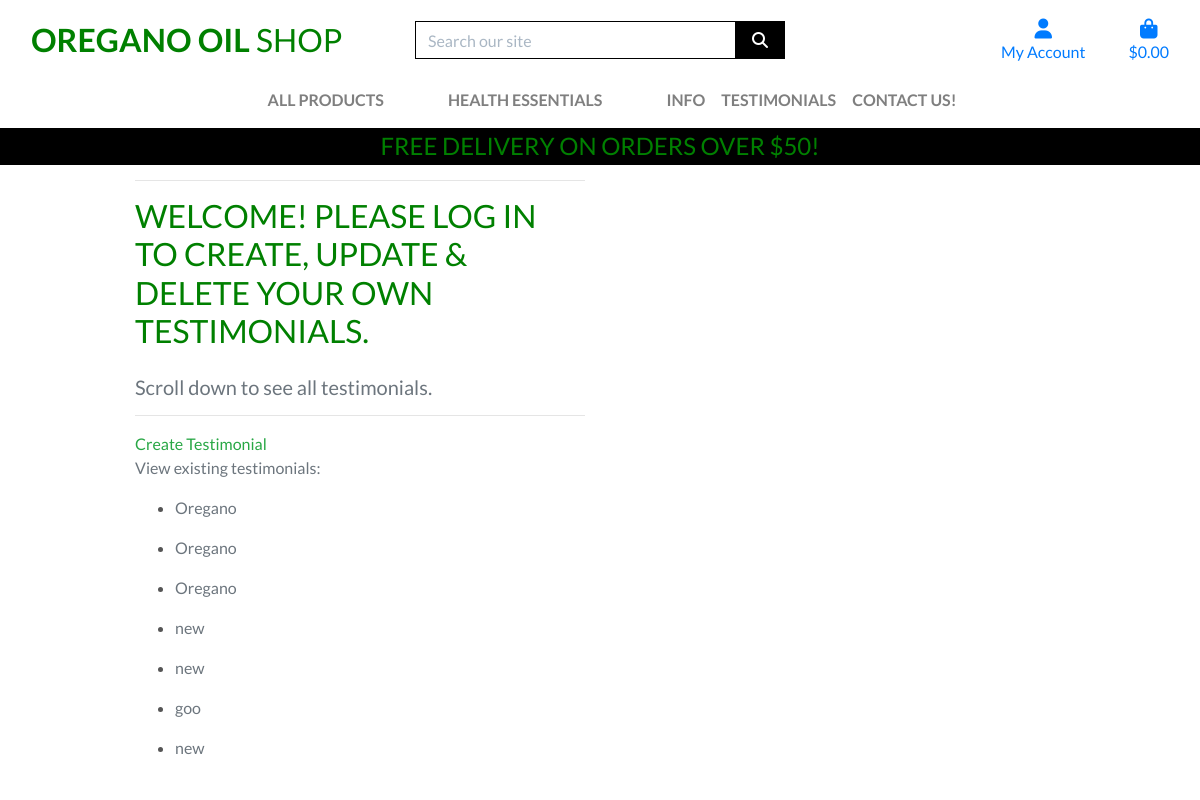
The page /testimonials/testimonial_list/ on the database as committed earlier.
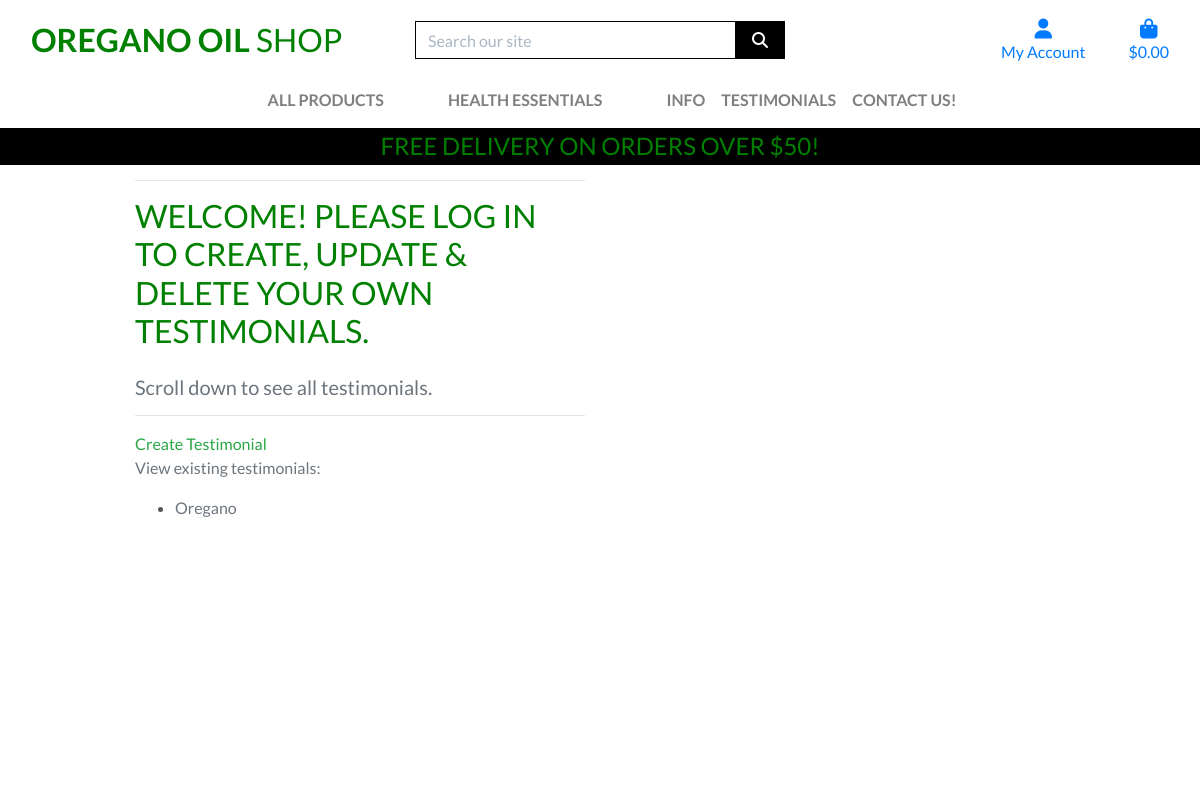
The same page on the database as committed later.
### testimonials/models.py (models this page shows, shortened)
class Testimonials(models.Model):
    title = models.CharField(max_length=255, default="testimonial")
    description = models.TextField(blank=True, null=True)
    price = models.IntegerField()

### testimonials/views.py (the view)
# urls.py: path('testimonial_list/', views.testimonial_list, name='testimonial_list'),
def testimonial_list(request):
    testimonials = Testimonials.objects.all()
    return render(request, 'testimonials/testimonials_list.html', {'testimonials': testimonials})

### bag/contexts.py (called while the page is built, shortened)
def bag_contents(request):
    bag_items = []
    total = 0
    product_count = 0
    bag = request.session.get('bag', {})
    if total < settings.FREE_DELIVERY_THRESHOLD:
        delivery = total * Decimal(settings.STANDARD_DELIVERY_PERCENTAGE / 100)
        free_delivery_delta = settings.FREE_DELIVERY_THRESHOLD - total
    else:
        delivery = 0
        free_delivery_delta = 0
    grand_total = delivery + total
    context = {
        'bag_items': bag_items,
        'total': total,
        'product_count': product_count,
        'delivery': delivery,
        'free_delivery_delta': free_delivery_delta,
        'free_delivery_threshold': settings.FREE_DELIVERY_THRESHOLD,
        'grand_total': grand_total,
    }
    return context

### testimonials/templates/testimonials/testimonials_list.html (shortened to what this page needs)
{% extends "base.html" %}
{% load static %}
{% block page_header %}
    <div class="container header-container">
    </div>
{% endblock %}
{% block content %}
<div class="overlay"></div>
<div class="container">
    <div class="row">
        <div class="col-12 col-md-6">
            <hr>
            <h2 class="logo-font mb-4">Welcome! Please Log in to create, update & delete your own Testimonials.</h2>
            <h5 class="text-muted">Scroll down to see all testimonials.</h5>
            <hr>
        </div>
    </div>
<a class = 'editbuttons' href="{% url 'create_testimonial' %}">Create Testimonial</a><p class = "text-muted" >View existing testimonials:</p>
    {% for testimonial in testimonials %}
        <ul><li class ='reservation'>
            <a class = 'text-muted' href="{% url 'testimonial_detail' testimonial.id %}">{{ testimonial.title }}</a>
        </li></ul>
    {% empty %}
        <ul><li class ="buttonfunny">No testimonials found.</li></ul>
    {% endfor %}
{% endblock %}

### templates/base.html (shortened to what this page needs)
{% load static %}
<!doctype html>
<html lang="en">
  <head>
    {% block corecss %}
        <link rel="stylesheet" href="https://stackpath.bootstrapcdn.com/bootstrap/4.4.1/css/bootstrap.min.css">
        <link rel="stylesheet" href="{% static 'css/base.css' %}">
    {% endblock %}
  </head>
  <body>
    <header class="container-fluid fixed-top">
        <div id="topnav" class="row bg-white pt-lg-2 d-none d-lg-flex">
            <div class="col-12 col-lg-4 my-auto py-1 py-lg-0 text-center text-lg-left">
                <a href="{% url 'home' %}" class="nav-link main-logo-link">
                    <h2 class="logo-font text-black my-0"><strong>Oregano Oil</strong> Shop</h2>
                </a>
            </div>
            <div class="col-12 col-lg-4 my-auto py-1 py-lg-0">
                <form method="GET" action="{% url 'products' %}">
                    <div class="input-group w-100">
                        <input class="form-control border border-black rounded-0" type="text" name="q" placeholder="Search our site">
                        <div class="input-group-append">
                            <button class="form-control btn btn-black border border-black rounded-0" type="submit">
                                <span class="icon">
                                    <i class="fas fa-search"></i>
                                </span>
                            </button>
                        </div>
                    </div>
                </form>
            </div>
            <div class="col-12 col-lg-4 my-auto py-1 py-lg-0">
                <ul class="list-inline list-unstyled text-center text-lg-right my-0">
                    <li class="list-inline-item dropdown">
                        <a class="text-black nav-link" href="#" id="user-options" data-toggle="dropdown" aria-haspopup="true" aria-expanded="false">
                            <div class="text-center">
                                <div><i class="fas fa-user fa-lg"></i></div>
                                <p class="my-0">My Account</p>
                            </div>
                        </a>
                    </li>
                    <li class="list-inline-item">
                        <a class="{% if grand_total %}text-info font-weight-bold{% else %}text-black{% endif %} nav-link" href="{% url 'view_bag' %}">
                            <div class="text-center">
                                <div><i class="fas fa-shopping-bag fa-lg"></i></div>
                                <p class="my-0">
                                    {% if grand_total %}
                                        ${{ grand_total|floatformat:2 }}
                                    {% else %}
                                        $0.00
                                    {% endif %}
                                </p>
                            </div>
                        </a>
                    </li>
                </ul>
            </div>
        </div>
        <div class="row bg-white">
            <nav class="navbar navbar-expand-lg navbar-light w-100">
                {% include 'includes/main_nav.html' %}
            </nav>
        </div>
        <div id="delivery-banner" class="row text-center">
            <div class="col bg-black text-white">
                <h4 class="logo-font my-1">Free delivery on orders over ${{ free_delivery_threshold }}!</h4>
            </div>
        </div>
    </header>
    {% block page_header %}
    {% endblock %}
    {% block content %}
    {% endblock %}
  </body>
</html>

### templates/includes/main_nav.html (shortened to what this page needs)
<div class="collapse navbar-collapse" id="main-nav">
    <ul class="navbar-nav w-auto mx-auto">
        <li class="nav-item dropdown">
            <a class="logo-font font-weight-bold nav-link text-black mr-5" href="#" id="all-products-link" data-toggle="dropdown" aria-haspopup="true" aria-expanded="false">
                All Products
            </a>
        </li>
        <li class="nav-item dropdown">
            <a class="logo-font font-weight-bold nav-link text-black mr-5" href="#" id="homeware-link" data-toggle="dropdown" aria-haspopup="true" aria-expanded="false">
                Health Essentials
            </a>
        </li>
        <li class="nav-item dropdown">
            <a class="logo-font font-weight-bold nav-link text-black" href="{% url 'Info' %}" aria-labelledby="specials-link">
                Info
            </a>
        </li>
    <li class="nav-item dropdown">
        <a class="logo-font font-weight-bold nav-link text-black" href="{% url 'testimonial_list' %}" aria-labelledby="specials-link">
            Testimonials
        </a>
    </li>
        <li class="nav-item dropdown">
            <a class="logo-font font-weight-bold nav-link text-black" href="{% url 'Contact' %}" aria-labelledby="specials-link">
                Contact us!
            </a>
        </li>
    </ul>
</div>

### static/css/base.css (style rules this page uses)
html { height: 100%; }
body { background: url('/media/images/oregano-4338622_1280.jpg') no-repeat center center fixed; background-size: cover; height: calc(100vh - 164px); color: #555; font-family: 'Lato'; }
.editbuttons { width:200px; color:#28a745 }
.icon { align-items: center; display: inline-flex; justify-content: center; height: 1.5rem; width: 1.5rem; }
.logo-font { text-transform: uppercase; color: green; }
.main-logo-link { width: fit-content; }
.btn-black { background: black; color: white; }
.text-white { color: white !important; }
.border-black { border: 1px solid black !important; }
.bg-black { background: #000 !important; }
.overlay { height: 100%; width: 100%; top: 0; left: 0; position: fixed; background: white; z-index: -1; }
input[name='q']::placeholder { color: #aab7c4; }
@media (min-width: 1200px) { .container { max-width: 80%; } }
@media (min-width: 992px) { .header-container { padding-top: 164px; } }

Rows that differ between the two databases and show on the page:
removed Testimonials: title "Oregano"
removed Testimonials: title "Oregano"
removed Testimonials: title "new"
removed Testimonials: title "new"
removed Testimonials: title "goo"
removed Testimonials: title "new"
